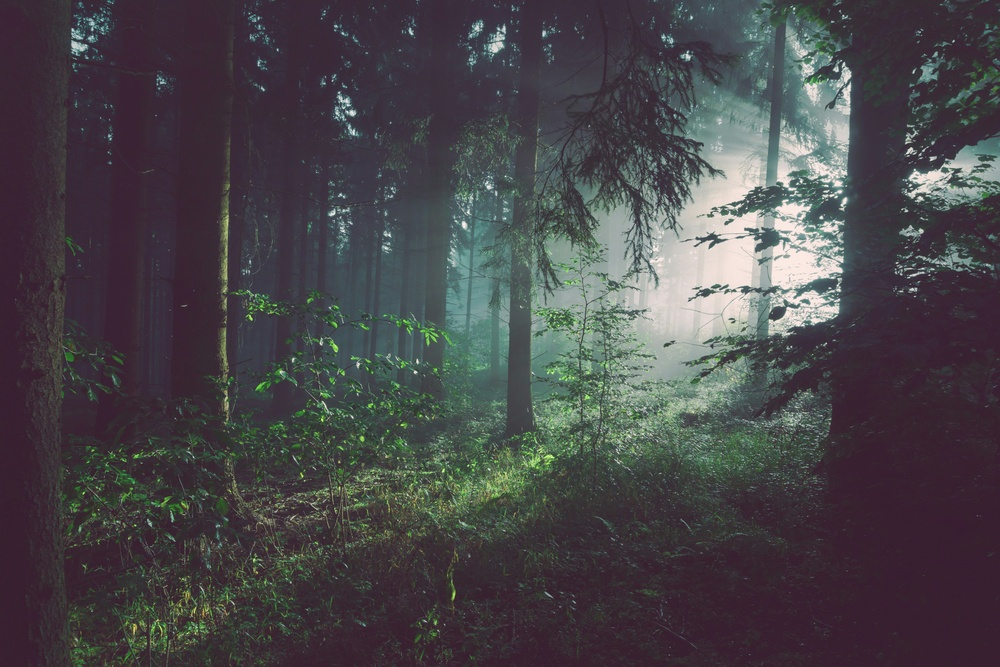
#> input picture dataset_raw/img4.jpg, 1000 x 667 px, shrunk from 6000 x 4000 before the run, found by its file name
$ python lab5-10.py
#> lines starting #> are read from the running program, lines starting #| are printed output that depends on the picture
from PIL import Image, ImageFilter, ImageOps

img = Image.open("img4.jpg").convert("L")
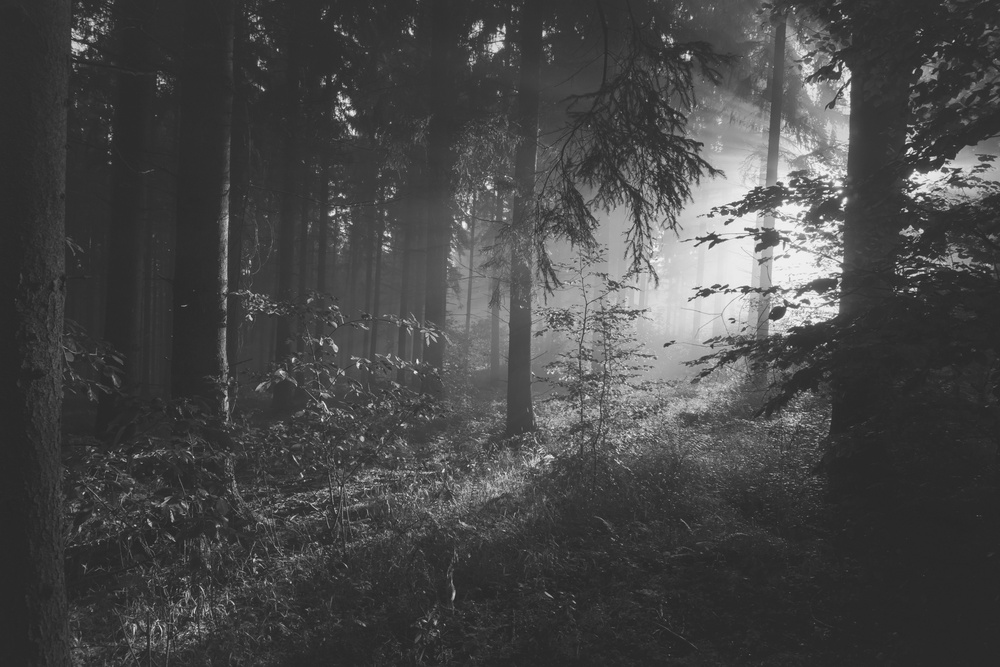
#> img: PIL image 1000x667 L; min 30, max 249, mean 71.5

edges = img.filter(ImageFilter.FIND_EDGES)
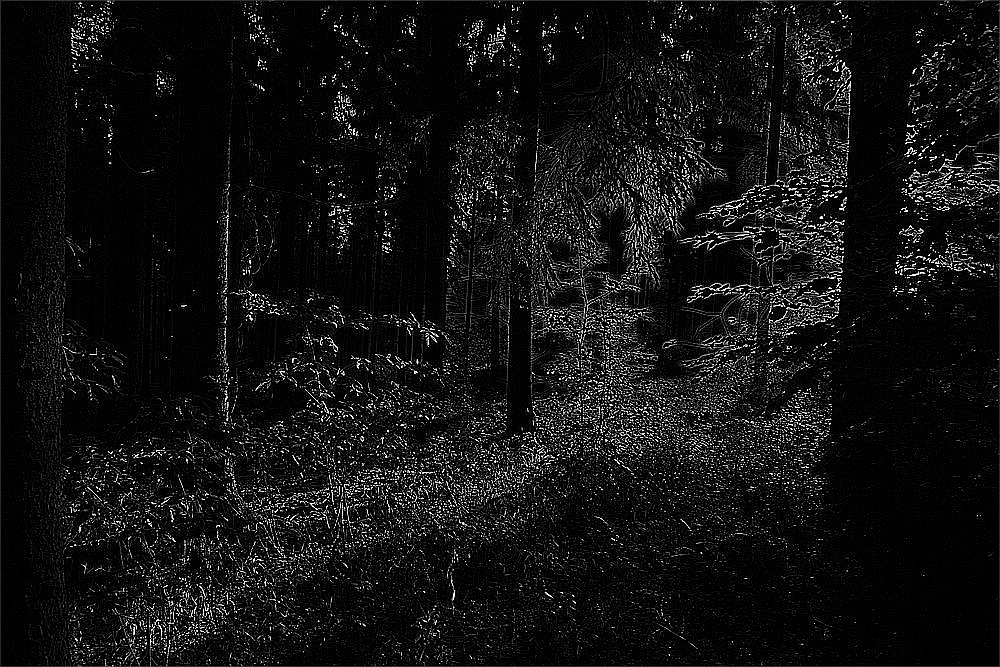
#> edges: PIL image 1000x667 L; min 0, max 255, mean 18

sketch = ImageOps.invert(edges)
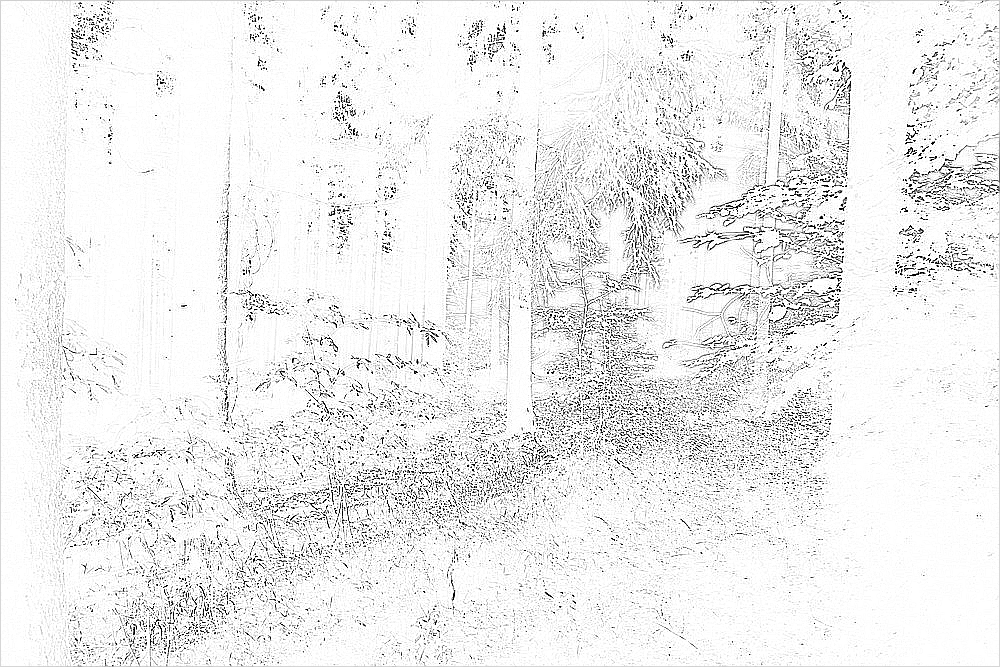
#> sketch: PIL image 1000x667 L; min 0, max 255, mean 237

final = sketch.filter(ImageFilter.SMOOTH)

final.show()

$ run again, with dataset_raw/img2.jpg copied over dataset_raw/img4.jpg
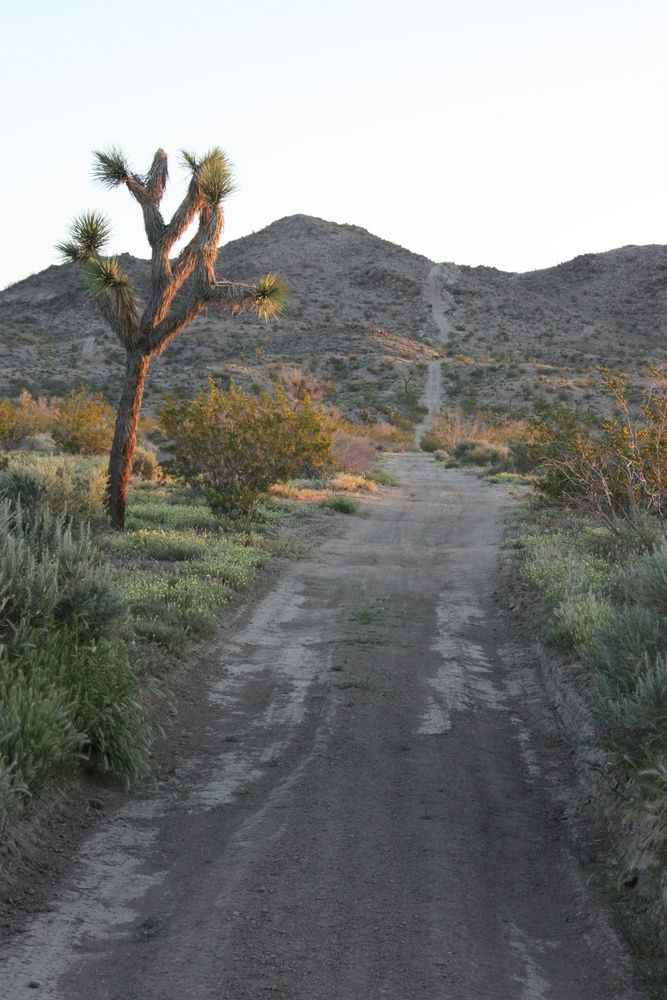
#> input picture dataset_raw/img2.jpg, 667 x 1000 px, shrunk from 2848 x 4272 before the run, found by its file name
#> `edges = img.filter(ImageFilter.FIND_EDGES)`:
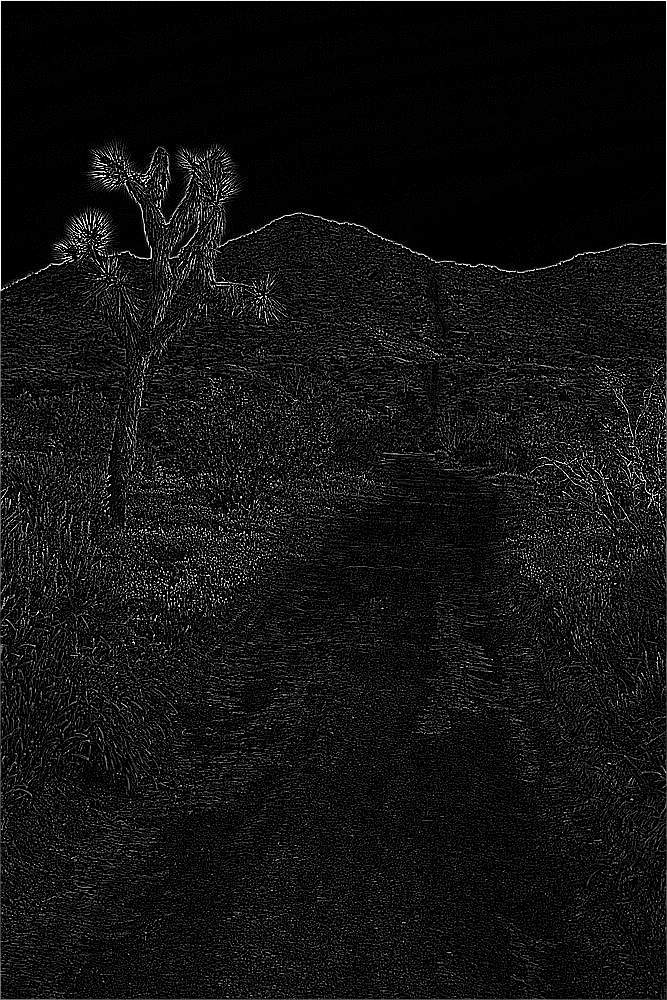
#> edges: PIL image 667x1000 L; min 0, max 255, mean 18.3
#> `sketch = ImageOps.invert(edges)`:
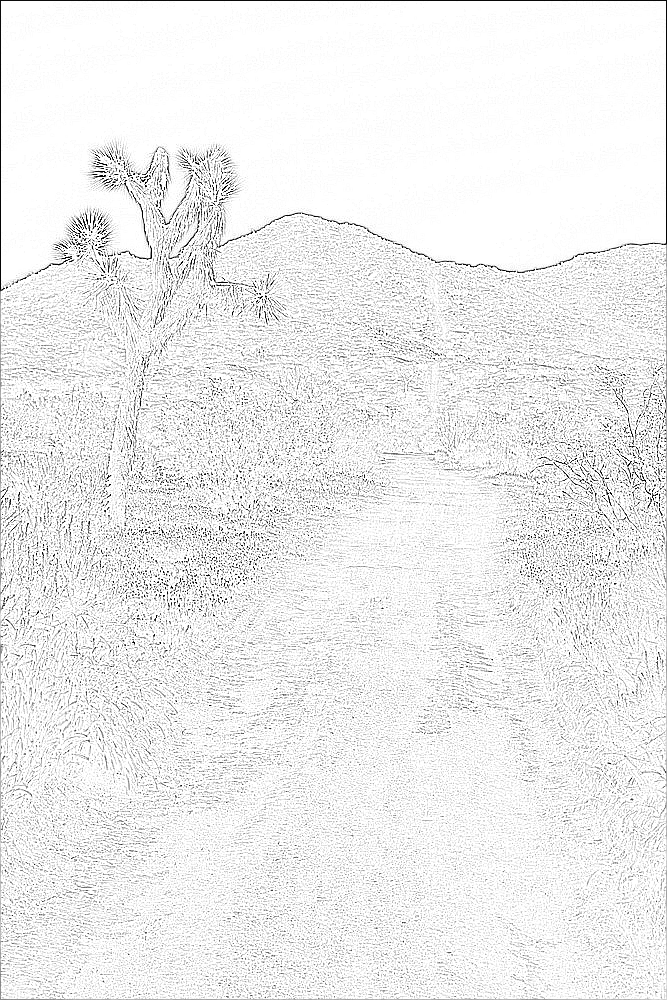
#> sketch: PIL image 667x1000 L; min 0, max 255, mean 236.7
